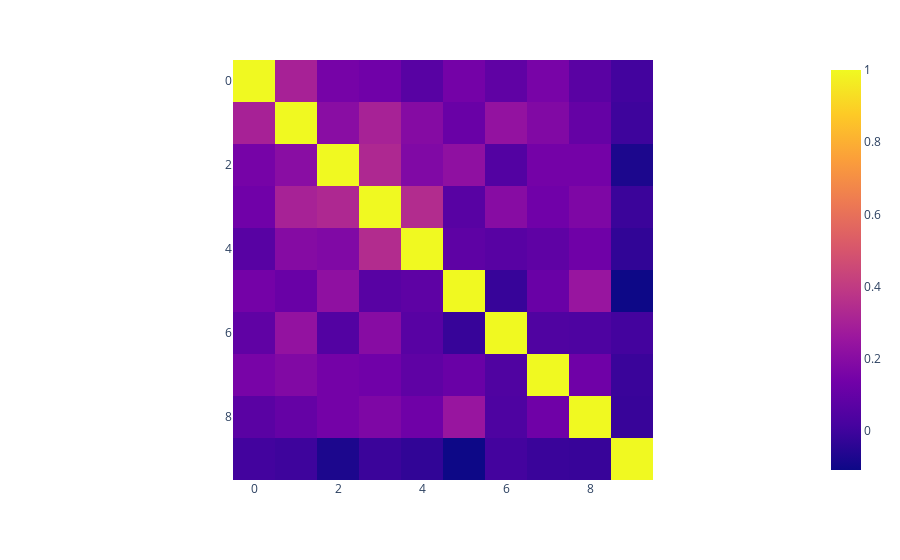

Notebook cell for this chart:
### Code cell
import plotly.express as px
all_fv_heads_normed = all_fv_heads/np.linalg.norm(all_fv_heads, axis = -1, keepdims=True)
dp = np.einsum("ij, kj -> ik", all_fv_heads_normed, all_fv_heads_normed)
px.imshow(dp)

### Figure 1 — Plotly figure (JSON) as saved in the notebook; plotly's stock layout.template omitted (floating-point values rounded to 4 significant figures)
{"data": [{"coloraxis": "coloraxis", "hovertemplate": "x: %{x}<br>y: %{y}<br>color: %{z}<extra></extra>", "name": "0", "type": "heatmap", "xaxis": "x", "yaxis": "y", "z": [[1.0, 0.3011, 0.1501, 0.1334, 0.06545, 0.1454, 0.08805, 0.1568, 0.07182, 0.009083], [0.3011, 1.0, 0.2048, 0.3021, 0.1952, 0.114, 0.2343, 0.1837, 0.1028, -0.001677], [0.1501, 0.2048, 1, 0.3271, 0.1808, 0.2241, 0.05253, 0.145, 0.1451, -0.07425], [0.1334, 0.3021, 0.3271, 1.0, 0.3434, 0.06642, 0.2006, 0.1342, 0.1729, -0.007666], [0.06545, 0.1952, 0.1808, 0.3434, 1.0, 0.08309, 0.06695, 0.08584, 0.1289, -0.03048], [0.1454, 0.114, 0.2241, 0.06642, 0.08309, 1.0, -0.0164, 0.1133, 0.2487, -0.1076], [0.08805, 0.2343, 0.05253, 0.2006, 0.06695, -0.0164, 1.0, 0.04445, 0.03709, 0.01177], [0.1568, 0.1837, 0.145, 0.1342, 0.08584, 0.1133, 0.04445, 1.0, 0.1313, -0.01122], [0.07182, 0.1028, 0.1451, 0.1729, 0.1289, 0.2487, 0.03709, 0.1313, 1.0, -0.01499], [0.009083, -0.001677, -0.07425, -0.007666, -0.03048, -0.1076, 0.01177, -0.01122, -0.01499, 1.0]]}], "layout": {"coloraxis": {"colorscale": [[0, "#0d0887"], [0.1111, "#46039f"], [0.2222, "#7201a8"], [0.3333, "#9c179e"], [0.4444, "#bd3786"], [0.5556, "#d8576b"], [0.6667, "#ed7953"], [0.7778, "#fb9f3a"], [0.8889, "#fdca26"], [1, "#f0f921"]]}, "margin": {"t": 60}, "xaxis": {"anchor": "y", "constrain": "domain", "domain": [0, 1], "scaleanchor": "y"}, "yaxis": {"anchor": "x", "autorange": "reversed", "constrain": "domain", "domain": [0, 1]}}}
